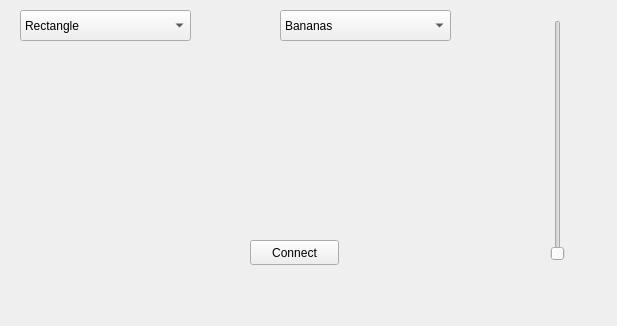
<?xml version="1.0" encoding="UTF-8"?>
<ui version="4.0">
 <class>gesturegui</class>
 <widget class="QMainWindow" name="gesturegui">
  <property name="geometry">
   <rect>
    <x>0</x>
    <y>0</y>
    <width>617</width>
    <height>326</height>
   </rect>
  </property>
  <property name="windowTitle">
   <string>MainWindow</string>
  </property>
  <widget class="QWidget" name="centralwidget">
   <widget class="QComboBox" name="left_dropdown">
    <property name="geometry">
     <rect>
      <x>20</x>
      <y>10</y>
      <width>171</width>
      <height>31</height>
     </rect>
    </property>
    <item>
     <property name="text">
      <string>Rectangle</string>
     </property>
    </item>
    <item>
     <property name="text">
      <string>Circle</string>
     </property>
    </item>
    <item>
     <property name="text">
      <string>Triangle</string>
     </property>
    </item>
    <item>
     <property name="text">
      <string>ellipse</string>
     </property>
    </item>
   </widget>
   <widget class="QComboBox" name="right_dropdown">
    <property name="geometry">
     <rect>
      <x>280</x>
      <y>10</y>
      <width>171</width>
      <height>31</height>
     </rect>
    </property>
    <item>
     <property name="text">
      <string>Bananas</string>
     </property>
    </item>
    <item>
     <property name="text">
      <string>Apples</string>
     </property>
    </item>
    <item>
     <property name="text">
      <string>Peaches</string>
     </property>
    </item>
    <item>
     <property name="text">
      <string>Melons</string>
     </property>
    </item>
   </widget>
   <widget class="QSlider" name="slider">
    <property name="geometry">
     <rect>
      <x>550</x>
      <y>20</y>
      <width>16</width>
      <height>241</height>
     </rect>
    </property>
    <property name="orientation">
     <enum>Qt::Vertical</enum>
    </property>
   </widget>
   <widget class="QPushButton" name="connect_button">
    <property name="geometry">
     <rect>
      <x>250</x>
      <y>240</y>
      <width>89</width>
      <height>25</height>
     </rect>
    </property>
    <property name="text">
     <string>Connect</string>
    </property>
   </widget>
  </widget>
 </widget>
 <resources/>
 <connections/>
</ui>
